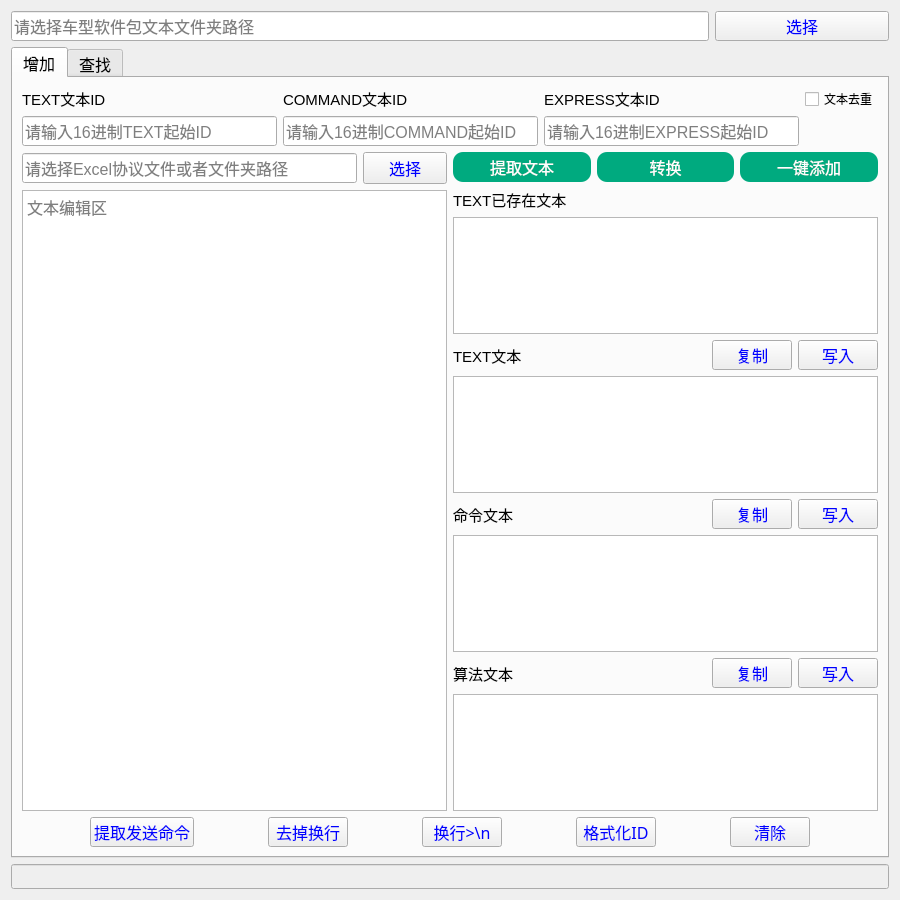
<?xml version="1.0" encoding="UTF-8"?>
<ui version="4.0">
 <class>Form</class>
 <widget class="QWidget" name="Form">
  <property name="geometry">
   <rect>
    <x>0</x>
    <y>0</y>
    <width>900</width>
    <height>900</height>
   </rect>
  </property>
  <property name="sizePolicy">
   <sizepolicy hsizetype="Minimum" vsizetype="Preferred">
    <horstretch>0</horstretch>
    <verstretch>0</verstretch>
   </sizepolicy>
  </property>
  <property name="font">
   <font>
    <family>宋体</family>
   </font>
  </property>
  <property name="windowTitle">
   <string>文本转换</string>
  </property>
  <property name="styleSheet">
   <string notr="true">QPushButton { 
    color: blue ;
    font-size:16px;
}
QPlainTextEdit{
	font-size:16px;	
}
#lineEdit{
	font-size:16px;	
}
QPushButton:hover{
	color: red;
}
QLabel{
	font-size:15px;	
}</string>
  </property>
  <layout class="QVBoxLayout" name="verticalLayout_4">
   <item>
    <layout class="QHBoxLayout" name="horizontalLayout_5">
     <item>
      <widget class="QLineEdit" name="lineEdit_2">
       <property name="enabled">
        <bool>true</bool>
       </property>
       <property name="sizePolicy">
        <sizepolicy hsizetype="Expanding" vsizetype="Fixed">
         <horstretch>8</horstretch>
         <verstretch>0</verstretch>
        </sizepolicy>
       </property>
       <property name="minimumSize">
        <size>
         <width>0</width>
         <height>30</height>
        </size>
       </property>
       <property name="font">
        <font>
         <pointsize>12</pointsize>
        </font>
       </property>
       <property name="mouseTracking">
        <bool>false</bool>
       </property>
       <property name="readOnly">
        <bool>false</bool>
       </property>
       <property name="placeholderText">
        <string>请选择车型软件包文本文件夹路径</string>
       </property>
      </widget>
     </item>
     <item>
      <widget class="QPushButton" name="pushButton_2">
       <property name="sizePolicy">
        <sizepolicy hsizetype="Minimum" vsizetype="Fixed">
         <horstretch>2</horstretch>
         <verstretch>0</verstretch>
        </sizepolicy>
       </property>
       <property name="minimumSize">
        <size>
         <width>0</width>
         <height>30</height>
        </size>
       </property>
       <property name="text">
        <string>选择</string>
       </property>
      </widget>
     </item>
    </layout>
   </item>
   <item>
    <widget class="QTabWidget" name="tabWidget">
     <property name="enabled">
      <bool>true</bool>
     </property>
     <property name="font">
      <font>
       <pointsize>12</pointsize>
      </font>
     </property>
     <property name="currentIndex">
      <number>0</number>
     </property>
     <property name="iconSize">
      <size>
       <width>16</width>
       <height>16</height>
      </size>
     </property>
     <widget class="QWidget" name="tab">
      <attribute name="title">
       <string>增加</string>
      </attribute>
      <layout class="QVBoxLayout" name="verticalLayout_3">
       <item>
        <layout class="QHBoxLayout" name="horizontalLayout">
         <item>
          <layout class="QVBoxLayout" name="verticalLayout_8">
           <item>
            <widget class="QLabel" name="label_4">
             <property name="text">
              <string>TEXT文本ID</string>
             </property>
            </widget>
           </item>
           <item>
            <widget class="QLineEdit" name="lineEdit">
             <property name="sizePolicy">
              <sizepolicy hsizetype="Expanding" vsizetype="Fixed">
               <horstretch>6</horstretch>
               <verstretch>0</verstretch>
              </sizepolicy>
             </property>
             <property name="minimumSize">
              <size>
               <width>0</width>
               <height>30</height>
              </size>
             </property>
             <property name="placeholderText">
              <string>请输入16进制TEXT起始ID</string>
             </property>
            </widget>
           </item>
          </layout>
         </item>
         <item>
          <layout class="QVBoxLayout" name="verticalLayout_9">
           <item>
            <widget class="QLabel" name="label_5">
             <property name="text">
              <string>COMMAND文本ID</string>
             </property>
            </widget>
           </item>
           <item>
            <widget class="QLineEdit" name="lineEdit_5">
             <property name="sizePolicy">
              <sizepolicy hsizetype="Expanding" vsizetype="Fixed">
               <horstretch>6</horstretch>
               <verstretch>0</verstretch>
              </sizepolicy>
             </property>
             <property name="minimumSize">
              <size>
               <width>0</width>
               <height>30</height>
              </size>
             </property>
             <property name="font">
              <font>
               <pointsize>12</pointsize>
              </font>
             </property>
             <property name="placeholderText">
              <string>请输入16进制COMMAND起始ID</string>
             </property>
            </widget>
           </item>
          </layout>
         </item>
         <item>
          <layout class="QVBoxLayout" name="verticalLayout_10">
           <item>
            <widget class="QLabel" name="label_11">
             <property name="text">
              <string>EXPRESS文本ID</string>
             </property>
            </widget>
           </item>
           <item>
            <widget class="QLineEdit" name="lineEdit_6">
             <property name="sizePolicy">
              <sizepolicy hsizetype="Expanding" vsizetype="Fixed">
               <horstretch>6</horstretch>
               <verstretch>0</verstretch>
              </sizepolicy>
             </property>
             <property name="minimumSize">
              <size>
               <width>0</width>
               <height>30</height>
              </size>
             </property>
             <property name="font">
              <font>
               <pointsize>12</pointsize>
              </font>
             </property>
             <property name="placeholderText">
              <string>请输入16进制EXPRESS起始ID</string>
             </property>
            </widget>
           </item>
          </layout>
         </item>
         <item>
          <layout class="QVBoxLayout" name="verticalLayout_11">
           <item>
            <widget class="QCheckBox" name="checkBox_11">
             <property name="text">
              <string>文本去重</string>
             </property>
            </widget>
           </item>
           <item>
            <spacer name="verticalSpacer">
             <property name="orientation">
              <enum>Qt::Vertical</enum>
             </property>
             <property name="sizeHint" stdset="0">
              <size>
               <width>20</width>
               <height>30</height>
              </size>
             </property>
            </spacer>
           </item>
          </layout>
         </item>
        </layout>
       </item>
       <item>
        <layout class="QHBoxLayout" name="horizontalLayout_6">
         <item>
          <layout class="QVBoxLayout" name="verticalLayout_2">
           <item>
            <layout class="QHBoxLayout" name="horizontalLayout_13">
             <item>
              <widget class="QLineEdit" name="lineEdit_11">
               <property name="enabled">
                <bool>true</bool>
               </property>
               <property name="sizePolicy">
                <sizepolicy hsizetype="Expanding" vsizetype="Fixed">
                 <horstretch>8</horstretch>
                 <verstretch>0</verstretch>
                </sizepolicy>
               </property>
               <property name="minimumSize">
                <size>
                 <width>0</width>
                 <height>30</height>
                </size>
               </property>
               <property name="font">
                <font>
                 <pointsize>12</pointsize>
                </font>
               </property>
               <property name="mouseTracking">
                <bool>false</bool>
               </property>
               <property name="text">
                <string/>
               </property>
               <property name="readOnly">
                <bool>false</bool>
               </property>
               <property name="placeholderText">
                <string>请选择Excel协议文件或者文件夹路径</string>
               </property>
              </widget>
             </item>
             <item>
              <widget class="QPushButton" name="pushButton_12">
               <property name="sizePolicy">
                <sizepolicy hsizetype="Minimum" vsizetype="Fixed">
                 <horstretch>2</horstretch>
                 <verstretch>0</verstretch>
                </sizepolicy>
               </property>
               <property name="minimumSize">
                <size>
                 <width>0</width>
                 <height>30</height>
                </size>
               </property>
               <property name="text">
                <string>选择</string>
               </property>
              </widget>
             </item>
            </layout>
           </item>
           <item>
            <widget class="QPlainTextEdit" name="plainTextEdit">
             <property name="tabChangesFocus">
              <bool>false</bool>
             </property>
             <property name="lineWrapMode">
              <enum>QPlainTextEdit::NoWrap</enum>
             </property>
             <property name="placeholderText">
              <string>文本编辑区</string>
             </property>
            </widget>
           </item>
          </layout>
         </item>
         <item>
          <layout class="QVBoxLayout" name="verticalLayout_13">
           <item>
            <layout class="QHBoxLayout" name="horizontalLayout_7">
             <item>
              <widget class="QPushButton" name="pushButton_13">
               <property name="sizePolicy">
                <sizepolicy hsizetype="Minimum" vsizetype="Fixed">
                 <horstretch>2</horstretch>
                 <verstretch>0</verstretch>
                </sizepolicy>
               </property>
               <property name="minimumSize">
                <size>
                 <width>0</width>
                 <height>30</height>
                </size>
               </property>
               <property name="font">
                <font>
                 <family>Agency FB</family>
                 <pointsize>-1</pointsize>
                </font>
               </property>
               <property name="styleSheet">
                <string notr="true">QPushButton{
	border-radius:10px;
	color: rgb(255, 255, 255);
	background-color: rgb(0, 170, 127);
}
QPushButton:hover{
	background-color: rgb(0, 198, 145);
}
QPushButton:pressed{
	background-color: rgb(0, 141, 103);
}</string>
               </property>
               <property name="text">
                <string>提取文本</string>
               </property>
              </widget>
             </item>
             <item>
              <widget class="QPushButton" name="pushButton">
               <property name="sizePolicy">
                <sizepolicy hsizetype="Minimum" vsizetype="Fixed">
                 <horstretch>2</horstretch>
                 <verstretch>0</verstretch>
                </sizepolicy>
               </property>
               <property name="minimumSize">
                <size>
                 <width>0</width>
                 <height>30</height>
                </size>
               </property>
               <property name="font">
                <font>
                 <family>Agency FB</family>
                 <pointsize>-1</pointsize>
                </font>
               </property>
               <property name="styleSheet">
                <string notr="true">QPushButton{
	border-radius:10px;
	color: rgb(255, 255, 255);
	background-color: rgb(0, 170, 127);
}
QPushButton:hover{
	background-color: rgb(0, 198, 145);
}
QPushButton:pressed{
	background-color: rgb(0, 141, 103);
}</string>
               </property>
               <property name="text">
                <string>转换</string>
               </property>
              </widget>
             </item>
             <item>
              <widget class="QPushButton" name="add_all">
               <property name="sizePolicy">
                <sizepolicy hsizetype="Minimum" vsizetype="Fixed">
                 <horstretch>2</horstretch>
                 <verstretch>0</verstretch>
                </sizepolicy>
               </property>
               <property name="minimumSize">
                <size>
                 <width>0</width>
                 <height>30</height>
                </size>
               </property>
               <property name="styleSheet">
                <string notr="true">QPushButton{
	border-radius:10px;
	color: rgb(255, 255, 255);
	background-color: rgb(0, 170, 127);
}
QPushButton:hover{
	background-color: rgb(0, 198, 145);
}
QPushButton:pressed{
	background-color: rgb(0, 141, 103);
}</string>
               </property>
               <property name="text">
                <string>一键添加</string>
               </property>
              </widget>
             </item>
            </layout>
           </item>
           <item>
            <layout class="QVBoxLayout" name="verticalLayout">
             <item>
              <widget class="QLabel" name="label_12">
               <property name="sizePolicy">
                <sizepolicy hsizetype="Preferred" vsizetype="Preferred">
                 <horstretch>3</horstretch>
                 <verstretch>0</verstretch>
                </sizepolicy>
               </property>
               <property name="text">
                <string>TEXT已存在文本</string>
               </property>
              </widget>
             </item>
             <item>
              <widget class="QTextEdit" name="textEdit_8">
               <property name="sizePolicy">
                <sizepolicy hsizetype="Expanding" vsizetype="Expanding">
                 <horstretch>0</horstretch>
                 <verstretch>0</verstretch>
                </sizepolicy>
               </property>
               <property name="font">
                <font>
                 <pointsize>12</pointsize>
                </font>
               </property>
               <property name="lineWrapMode">
                <enum>QTextEdit::NoWrap</enum>
               </property>
               <property name="placeholderText">
                <string/>
               </property>
              </widget>
             </item>
             <item>
              <layout class="QHBoxLayout" name="horizontalLayout_2">
               <item>
                <widget class="QLabel" name="label">
                 <property name="sizePolicy">
                  <sizepolicy hsizetype="Preferred" vsizetype="Preferred">
                   <horstretch>3</horstretch>
                   <verstretch>0</verstretch>
                  </sizepolicy>
                 </property>
                 <property name="text">
                  <string>TEXT文本</string>
                 </property>
                </widget>
               </item>
               <item>
                <widget class="QPushButton" name="copy_text">
                 <property name="sizePolicy">
                  <sizepolicy hsizetype="Fixed" vsizetype="Fixed">
                   <horstretch>1</horstretch>
                   <verstretch>0</verstretch>
                  </sizepolicy>
                 </property>
                 <property name="minimumSize">
                  <size>
                   <width>0</width>
                   <height>30</height>
                  </size>
                 </property>
                 <property name="text">
                  <string>复制</string>
                 </property>
                </widget>
               </item>
               <item>
                <widget class="QPushButton" name="add_text">
                 <property name="sizePolicy">
                  <sizepolicy hsizetype="Fixed" vsizetype="Fixed">
                   <horstretch>1</horstretch>
                   <verstretch>0</verstretch>
                  </sizepolicy>
                 </property>
                 <property name="minimumSize">
                  <size>
                   <width>0</width>
                   <height>30</height>
                  </size>
                 </property>
                 <property name="text">
                  <string>写入</string>
                 </property>
                </widget>
               </item>
              </layout>
             </item>
             <item>
              <widget class="QTextEdit" name="textEdit_2">
               <property name="sizePolicy">
                <sizepolicy hsizetype="Expanding" vsizetype="Expanding">
                 <horstretch>0</horstretch>
                 <verstretch>0</verstretch>
                </sizepolicy>
               </property>
               <property name="font">
                <font>
                 <pointsize>12</pointsize>
                </font>
               </property>
               <property name="lineWrapMode">
                <enum>QTextEdit::NoWrap</enum>
               </property>
               <property name="placeholderText">
                <string/>
               </property>
              </widget>
             </item>
             <item>
              <layout class="QHBoxLayout" name="horizontalLayout_3">
               <item>
                <widget class="QLabel" name="label_2">
                 <property name="sizePolicy">
                  <sizepolicy hsizetype="Preferred" vsizetype="Preferred">
                   <horstretch>3</horstretch>
                   <verstretch>0</verstretch>
                  </sizepolicy>
                 </property>
                 <property name="text">
                  <string>命令文本</string>
                 </property>
                </widget>
               </item>
               <item>
                <widget class="QPushButton" name="copy_cmd">
                 <property name="sizePolicy">
                  <sizepolicy hsizetype="Fixed" vsizetype="Fixed">
                   <horstretch>1</horstretch>
                   <verstretch>0</verstretch>
                  </sizepolicy>
                 </property>
                 <property name="minimumSize">
                  <size>
                   <width>0</width>
                   <height>30</height>
                  </size>
                 </property>
                 <property name="text">
                  <string>复制</string>
                 </property>
                </widget>
               </item>
               <item>
                <widget class="QPushButton" name="add_cmd">
                 <property name="sizePolicy">
                  <sizepolicy hsizetype="Fixed" vsizetype="Fixed">
                   <horstretch>1</horstretch>
                   <verstretch>0</verstretch>
                  </sizepolicy>
                 </property>
                 <property name="minimumSize">
                  <size>
                   <width>0</width>
                   <height>30</height>
                  </size>
                 </property>
                 <property name="text">
                  <string>写入</string>
                 </property>
                </widget>
               </item>
              </layout>
             </item>
             <item>
              <widget class="QTextEdit" name="textEdit_3">
               <property name="font">
                <font>
                 <pointsize>12</pointsize>
                </font>
               </property>
               <property name="lineWrapMode">
                <enum>QTextEdit::NoWrap</enum>
               </property>
               <property name="placeholderText">
                <string/>
               </property>
              </widget>
             </item>
             <item>
              <layout class="QHBoxLayout" name="horizontalLayout_4">
               <item>
                <widget class="QLabel" name="label_3">
                 <property name="sizePolicy">
                  <sizepolicy hsizetype="Preferred" vsizetype="Preferred">
                   <horstretch>3</horstretch>
                   <verstretch>0</verstretch>
                  </sizepolicy>
                 </property>
                 <property name="text">
                  <string>算法文本</string>
                 </property>
                </widget>
               </item>
               <item>
                <widget class="QPushButton" name="copy_exp">
                 <property name="sizePolicy">
                  <sizepolicy hsizetype="Fixed" vsizetype="Fixed">
                   <horstretch>1</horstretch>
                   <verstretch>0</verstretch>
                  </sizepolicy>
                 </property>
                 <property name="minimumSize">
                  <size>
                   <width>0</width>
                   <height>30</height>
                  </size>
                 </property>
                 <property name="text">
                  <string>复制</string>
                 </property>
                </widget>
               </item>
               <item>
                <widget class="QPushButton" name="add_exp">
                 <property name="sizePolicy">
                  <sizepolicy hsizetype="Fixed" vsizetype="Fixed">
                   <horstretch>1</horstretch>
                   <verstretch>0</verstretch>
                  </sizepolicy>
                 </property>
                 <property name="minimumSize">
                  <size>
                   <width>0</width>
                   <height>30</height>
                  </size>
                 </property>
                 <property name="text">
                  <string>写入</string>
                 </property>
                </widget>
               </item>
              </layout>
             </item>
             <item>
              <widget class="QTextEdit" name="textEdit_4">
               <property name="font">
                <font>
                 <pointsize>12</pointsize>
                </font>
               </property>
               <property name="lineWrapMode">
                <enum>QTextEdit::NoWrap</enum>
               </property>
               <property name="placeholderText">
                <string/>
               </property>
              </widget>
             </item>
            </layout>
           </item>
          </layout>
         </item>
        </layout>
       </item>
       <item>
        <layout class="QHBoxLayout" name="horizontalLayout_11">
         <item>
          <widget class="QPushButton" name="getCmmdButton">
           <property name="sizePolicy">
            <sizepolicy hsizetype="Fixed" vsizetype="Fixed">
             <horstretch>0</horstretch>
             <verstretch>0</verstretch>
            </sizepolicy>
           </property>
           <property name="minimumSize">
            <size>
             <width>0</width>
             <height>30</height>
            </size>
           </property>
           <property name="font">
            <font>
             <family>Agency FB</family>
             <pointsize>-1</pointsize>
            </font>
           </property>
           <property name="text">
            <string>提取发送命令</string>
           </property>
          </widget>
         </item>
         <item>
          <widget class="QPushButton" name="clearLineButton">
           <property name="sizePolicy">
            <sizepolicy hsizetype="Fixed" vsizetype="Fixed">
             <horstretch>0</horstretch>
             <verstretch>0</verstretch>
            </sizepolicy>
           </property>
           <property name="minimumSize">
            <size>
             <width>0</width>
             <height>30</height>
            </size>
           </property>
           <property name="font">
            <font>
             <family>Agency FB</family>
             <pointsize>-1</pointsize>
            </font>
           </property>
           <property name="text">
            <string>去掉换行</string>
           </property>
          </widget>
         </item>
         <item>
          <widget class="QPushButton" name="addLine">
           <property name="sizePolicy">
            <sizepolicy hsizetype="Fixed" vsizetype="Fixed">
             <horstretch>0</horstretch>
             <verstretch>0</verstretch>
            </sizepolicy>
           </property>
           <property name="minimumSize">
            <size>
             <width>0</width>
             <height>30</height>
            </size>
           </property>
           <property name="font">
            <font>
             <family>宋体</family>
             <pointsize>-1</pointsize>
            </font>
           </property>
           <property name="text">
            <string>换行&gt;\n</string>
           </property>
          </widget>
         </item>
         <item>
          <widget class="QPushButton" name="FormattingID">
           <property name="sizePolicy">
            <sizepolicy hsizetype="Fixed" vsizetype="Fixed">
             <horstretch>0</horstretch>
             <verstretch>0</verstretch>
            </sizepolicy>
           </property>
           <property name="minimumSize">
            <size>
             <width>0</width>
             <height>30</height>
            </size>
           </property>
           <property name="font">
            <font>
             <family>宋体</family>
             <pointsize>-1</pointsize>
            </font>
           </property>
           <property name="text">
            <string>格式化ID</string>
           </property>
          </widget>
         </item>
         <item>
          <widget class="QPushButton" name="clearButton">
           <property name="sizePolicy">
            <sizepolicy hsizetype="Fixed" vsizetype="Fixed">
             <horstretch>0</horstretch>
             <verstretch>0</verstretch>
            </sizepolicy>
           </property>
           <property name="minimumSize">
            <size>
             <width>0</width>
             <height>30</height>
            </size>
           </property>
           <property name="font">
            <font>
             <family>Agency FB</family>
             <pointsize>-1</pointsize>
            </font>
           </property>
           <property name="text">
            <string>清除</string>
           </property>
          </widget>
         </item>
        </layout>
       </item>
      </layout>
     </widget>
     <widget class="QWidget" name="tab_2">
      <attribute name="title">
       <string>查找</string>
      </attribute>
      <layout class="QVBoxLayout" name="verticalLayout_5">
       <item>
        <layout class="QHBoxLayout" name="horizontalLayout_8">
         <item>
          <widget class="QLineEdit" name="lineEdit_3">
           <property name="sizePolicy">
            <sizepolicy hsizetype="Expanding" vsizetype="Fixed">
             <horstretch>6</horstretch>
             <verstretch>0</verstretch>
            </sizepolicy>
           </property>
           <property name="minimumSize">
            <size>
             <width>0</width>
             <height>30</height>
            </size>
           </property>
           <property name="font">
            <font>
             <family>宋体</family>
             <pointsize>12</pointsize>
            </font>
           </property>
           <property name="placeholderText">
            <string>请输入查找内容</string>
           </property>
          </widget>
         </item>
         <item>
          <widget class="QPushButton" name="pushButton_3">
           <property name="sizePolicy">
            <sizepolicy hsizetype="Minimum" vsizetype="Fixed">
             <horstretch>2</horstretch>
             <verstretch>0</verstretch>
            </sizepolicy>
           </property>
           <property name="minimumSize">
            <size>
             <width>0</width>
             <height>30</height>
            </size>
           </property>
           <property name="font">
            <font>
             <family>宋体</family>
             <pointsize>-1</pointsize>
            </font>
           </property>
           <property name="text">
            <string>根据文本查找ID</string>
           </property>
          </widget>
         </item>
         <item>
          <widget class="QPushButton" name="pushButton_4">
           <property name="sizePolicy">
            <sizepolicy hsizetype="Minimum" vsizetype="Fixed">
             <horstretch>2</horstretch>
             <verstretch>0</verstretch>
            </sizepolicy>
           </property>
           <property name="minimumSize">
            <size>
             <width>0</width>
             <height>30</height>
            </size>
           </property>
           <property name="font">
            <font>
             <family>宋体</family>
             <pointsize>-1</pointsize>
            </font>
           </property>
           <property name="text">
            <string>根据ID查找文本</string>
           </property>
          </widget>
         </item>
        </layout>
       </item>
       <item>
        <widget class="QGroupBox" name="groupBox">
         <property name="sizePolicy">
          <sizepolicy hsizetype="Minimum" vsizetype="Preferred">
           <horstretch>0</horstretch>
           <verstretch>0</verstretch>
          </sizepolicy>
         </property>
         <property name="font">
          <font>
           <pointsize>12</pointsize>
          </font>
         </property>
         <property name="title">
          <string>设置</string>
         </property>
         <layout class="QHBoxLayout" name="horizontalLayout_9">
          <item>
           <widget class="QCheckBox" name="checkBox">
            <property name="font">
             <font>
              <pointsize>12</pointsize>
             </font>
            </property>
            <property name="text">
             <string>中文CN</string>
            </property>
            <property name="checked">
             <bool>true</bool>
            </property>
           </widget>
          </item>
          <item>
           <widget class="QCheckBox" name="checkBox_2">
            <property name="font">
             <font>
              <pointsize>12</pointsize>
             </font>
            </property>
            <property name="text">
             <string>英文EN</string>
            </property>
           </widget>
          </item>
          <item>
           <widget class="QComboBox" name="comboBox">
            <property name="sizePolicy">
             <sizepolicy hsizetype="MinimumExpanding" vsizetype="Fixed">
              <horstretch>0</horstretch>
              <verstretch>0</verstretch>
             </sizepolicy>
            </property>
            <property name="font">
             <font>
              <pointsize>12</pointsize>
             </font>
            </property>
           </widget>
          </item>
          <item>
           <spacer name="horizontalSpacer_2">
            <property name="orientation">
             <enum>Qt::Horizontal</enum>
            </property>
            <property name="sizeHint" stdset="0">
             <size>
              <width>93</width>
              <height>17</height>
             </size>
            </property>
           </spacer>
          </item>
          <item>
           <widget class="QCheckBox" name="checkBox_5">
            <property name="font">
             <font>
              <pointsize>12</pointsize>
             </font>
            </property>
            <property name="text">
             <string>全文搜索故障码</string>
            </property>
           </widget>
          </item>
          <item>
           <spacer name="horizontalSpacer_3">
            <property name="orientation">
             <enum>Qt::Horizontal</enum>
            </property>
            <property name="sizeHint" stdset="0">
             <size>
              <width>24</width>
              <height>17</height>
             </size>
            </property>
           </spacer>
          </item>
          <item>
           <layout class="QHBoxLayout" name="horizontalLayout_10">
            <item>
             <widget class="QCheckBox" name="checkBox_3">
              <property name="font">
               <font>
                <pointsize>12</pointsize>
               </font>
              </property>
              <property name="text">
               <string>全字匹配</string>
              </property>
             </widget>
            </item>
            <item>
             <widget class="QCheckBox" name="checkBox_4">
              <property name="font">
               <font>
                <pointsize>12</pointsize>
               </font>
              </property>
              <property name="text">
               <string>匹配大小写</string>
              </property>
             </widget>
            </item>
           </layout>
          </item>
         </layout>
        </widget>
       </item>
       <item>
        <widget class="QTableView" name="tableView">
         <property name="font">
          <font>
           <family>宋体</family>
           <pointsize>12</pointsize>
          </font>
         </property>
         <attribute name="horizontalHeaderMinimumSectionSize">
          <number>200</number>
         </attribute>
         <attribute name="horizontalHeaderStretchLastSection">
          <bool>true</bool>
         </attribute>
        </widget>
       </item>
       <item>
        <layout class="QHBoxLayout" name="horizontalLayout_12">
         <item>
          <widget class="QPushButton" name="pushButton_6">
           <property name="sizePolicy">
            <sizepolicy hsizetype="Minimum" vsizetype="Fixed">
             <horstretch>0</horstretch>
             <verstretch>0</verstretch>
            </sizepolicy>
           </property>
           <property name="minimumSize">
            <size>
             <width>0</width>
             <height>30</height>
            </size>
           </property>
           <property name="text">
            <string>复制单个ID并转换成0xXXXXXXXX格式</string>
           </property>
          </widget>
         </item>
         <item>
          <widget class="QPushButton" name="pushButton_5">
           <property name="sizePolicy">
            <sizepolicy hsizetype="Minimum" vsizetype="Fixed">
             <horstretch>0</horstretch>
             <verstretch>0</verstretch>
            </sizepolicy>
           </property>
           <property name="minimumSize">
            <size>
             <width>0</width>
             <height>30</height>
            </size>
           </property>
           <property name="text">
            <string>复制任意多个数据(换行分隔)</string>
           </property>
          </widget>
         </item>
        </layout>
       </item>
      </layout>
     </widget>
    </widget>
   </item>
   <item>
    <widget class="QLineEdit" name="lineEdit_4">
     <property name="enabled">
      <bool>false</bool>
     </property>
     <property name="styleSheet">
      <string notr="true">color: rgb(255, 0, 0);</string>
     </property>
     <property name="readOnly">
      <bool>true</bool>
     </property>
    </widget>
   </item>
  </layout>
 </widget>
 <tabstops>
  <tabstop>tabWidget</tabstop>
  <tabstop>lineEdit</tabstop>
  <tabstop>lineEdit_3</tabstop>
  <tabstop>pushButton_2</tabstop>
  <tabstop>lineEdit_4</tabstop>
  <tabstop>pushButton</tabstop>
  <tabstop>add_all</tabstop>
  <tabstop>plainTextEdit</tabstop>
  <tabstop>clearButton</tabstop>
  <tabstop>copy_text</tabstop>
  <tabstop>add_text</tabstop>
  <tabstop>textEdit_2</tabstop>
  <tabstop>copy_cmd</tabstop>
  <tabstop>add_cmd</tabstop>
  <tabstop>textEdit_3</tabstop>
  <tabstop>copy_exp</tabstop>
  <tabstop>add_exp</tabstop>
  <tabstop>textEdit_4</tabstop>
  <tabstop>lineEdit_2</tabstop>
  <tabstop>pushButton_3</tabstop>
  <tabstop>pushButton_4</tabstop>
  <tabstop>checkBox</tabstop>
  <tabstop>checkBox_2</tabstop>
  <tabstop>comboBox</tabstop>
  <tabstop>checkBox_5</tabstop>
  <tabstop>checkBox_3</tabstop>
  <tabstop>checkBox_4</tabstop>
  <tabstop>tableView</tabstop>
  <tabstop>pushButton_6</tabstop>
  <tabstop>pushButton_5</tabstop>
  <tabstop>getCmmdButton</tabstop>
  <tabstop>clearLineButton</tabstop>
 </tabstops>
 <resources/>
 <connections/>
</ui>
